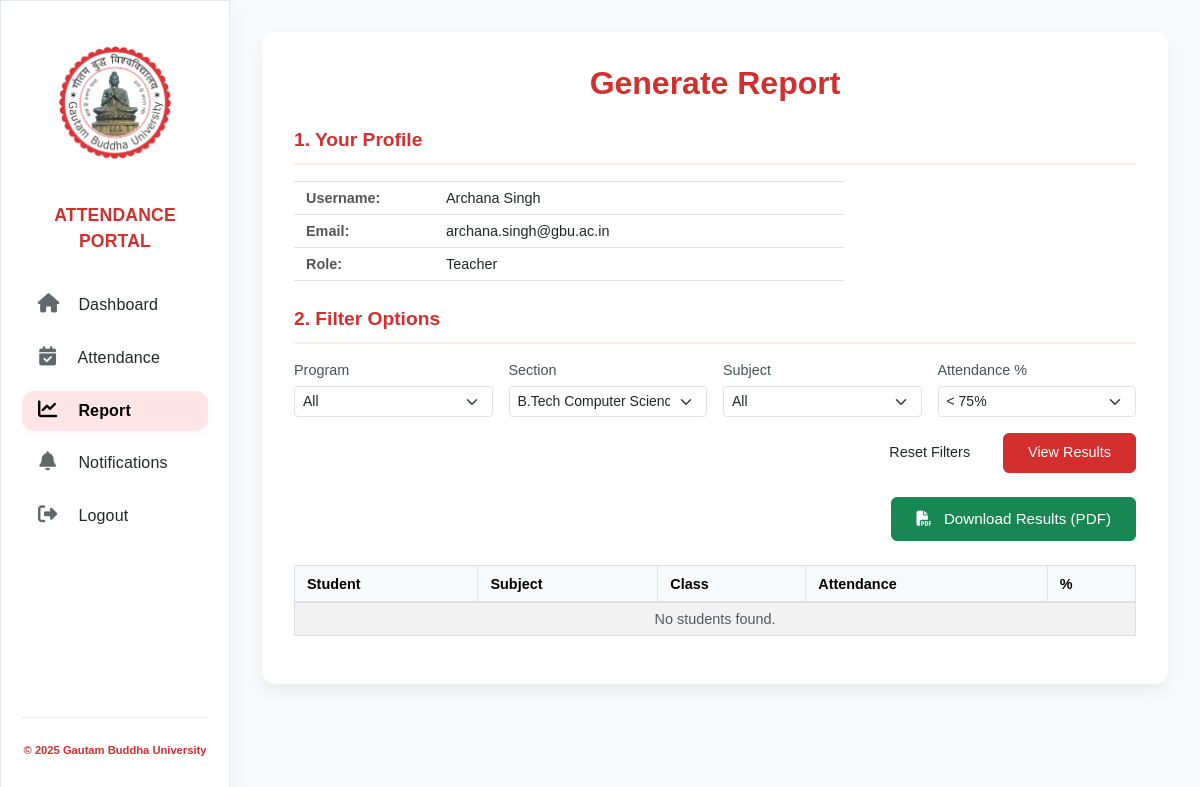
/modules/reports/generate.php?filter_sec=2 (signed in), run on the app's committed database.
### tables this page shows
CREATE TABLE `users` (
  `id` int(11) NOT NULL,
  `username` varchar(50) NOT NULL,
  `email` varchar(100) NOT NULL,
  `password` varchar(255) NOT NULL,
  `role` enum('student','teacher','admin','parent','hod') NOT NULL COMMENT 'admin=Dean, hod=HOD',
  `parent_id` int(11) DEFAULT NULL,
  `department_id` int(11) DEFAULT NULL COMMENT 'FK to departments.id (HODs/Teachers)',
  `program_id` int(11) DEFAULT NULL COMMENT 'FK to programs.id (Students)',
  `section_id` int(11) DEFAULT NULL COMMENT 'FK to sections.id (Students)',
  `created_at` timestamp NOT NULL DEFAULT current_timestamp()
);

### modules/reports/generate.php (the view, shortened to what this page needs)
<?php
$user_id = $_SESSION['user_id'];
require '../../config/db.php';
include '../sidebar.php';
$theme = $_SESSION['theme'] ?? 'light';
$page_title = "Generate Report";
$page_error = null;
$user_load_error = null;
$user = null;
try {
    $stmt_user = $pdo->prepare("SELECT id, username, email, role, department_id FROM users WHERE id = ?");
    $stmt_user->execute([$user_id]);
    $user = $stmt_user->fetch(PDO::FETCH_ASSOC);
} catch (Exception $e) {
    $page_error = "Error loading user: " . $e->getMessage();
    $user = null;
}
$f_dept = $_GET['filter_dept'] ?? '';
$f_prog = $_GET['filter_prog'] ?? '';
$f_sec = $_GET['filter_sec'] ?? '';
$f_subj = $_GET['filter_subj'] ?? '';
$f_percentage = $_GET['filter_percentage'] ?? 'below75';
$departments = $programs = $sections = $subjects = $students = $teachers = [];
if ($role === 'admin' || $role === 'hod' || $role === 'teacher') {
    $sections = $pdo->query("SELECT sec.id, sec.year, sec.section_name, p.name as program_name, p.id as program_id FROM sections sec JOIN programs p ON sec.program_id = p.id ORDER BY p.name, sec.year, sec.section_name")->fetchAll(PDO::FETCH_ASSOC);
}
$records = [];
if (!$page_error && !$user_load_error && $user) try {
    if ($role === 'admin') {
        $sql = "SELECT u.username as student_name, subj.name as subject_name, CONCAT(p.name,' Yr',sec.year,' Sec',sec.section_name) as class, COUNT(a.id) as total, SUM(a.status='present') as present
            FROM users u
            JOIN sections sec ON u.section_id = sec.id
            JOIN programs p ON sec.program_id = p.id
            JOIN attendance a ON a.student_id = u.id
            JOIN subjects subj ON a.subject_id = subj.id
            JOIN departments d ON p.department_id = d.id
            WHERE u.role = 'student'";
        $params = [];
        if ($f_dept) { $sql .= " AND d.id = ?"; $params[] = $f_dept; }
        if ($f_prog) { $sql .= " AND p.id = ?"; $params[] = $f_prog; }
        if ($f_sec) { $sql .= " AND sec.id = ?"; $params[] = $f_sec; }
        if ($f_subj) { $sql .= " AND subj.id = ?"; $params[] = $f_subj; }
        $sql .= " GROUP BY u.id, subj.id";
        if ($f_percentage == 'below75') $sql .= " HAVING total > 0 AND (present/total)*100 < 75";
        elseif ($f_percentage == 'above75') $sql .= " HAVING total > 0 AND (present/total)*100 >= 75";
        else $sql .= " HAVING total > 0";
        $sql .= " ORDER BY u.username, subj.name";
        $stmt = $pdo->prepare($sql); $stmt->execute($params); $records = $stmt->fetchAll(PDO::FETCH_ASSOC);
    } elseif ($role === 'teacher') {
        $stmt_assign = $pdo->prepare("SELECT subject_id, section_id FROM faculty_assignments WHERE teacher_user_id = ?");
        $stmt_assign->execute([$user_id]);
        $assignments = $stmt_assign->fetchAll(PDO::FETCH_ASSOC);
        $subject_section = [];
        foreach ($assignments as $a) $subject_section[] = "(a.subject_id = {$a['subject_id']} AND a.section_id = {$a['section_id']})";
        if (!$subject_section) { $records = []; }
        else {
            $where = implode(' OR ', $subject_section);
            $sql = "SELECT u.username as student_name, subj.name as subject_name, CONCAT(p.name,' Yr',sec.year,' Sec',sec.section_name) as class, COUNT(a.id) as total, SUM(a.status='present') as present
                FROM users u
                JOIN attendance a ON a.student_id = u.id
                JOIN subjects subj ON a.subject_id = subj.id
                JOIN sections sec ON a.section_id = sec.id
                JOIN programs p ON sec.program_id = p.id
                WHERE u.role = 'student' AND ($where)";
            if ($f_sec) $sql .= " AND sec.id = ".intval($f_sec);
            $sql .= " GROUP BY u.id, subj.id";
            if ($f_percentage == 'below75') $sql .= " HAVING total > 0 AND (present/total)*100 < 75";
            elseif ($f_percentage == 'above75') $sql .= " HAVING total > 0 AND (present/total)*100 >= 75";
            else $sql .= " HAVING total > 0";
            $sql .= " ORDER BY u.username, subj.name";
            $records = $pdo->query($sql)->fetchAll(PDO::FETCH_ASSOC);
        }
    }
} catch (Exception $e) { $page_error = "Error generating report: " . $e->getMessage(); $records = []; }
?>
<!DOCTYPE html>
<html lang="en">
<head>
    <link rel="stylesheet" href="https://cdn.jsdelivr.net/npm/bootstrap@5.3.0/dist/css/bootstrap.min.css">
</head>
<body data-theme="<?= htmlspecialchars($theme) ?>">
<div class="main-content">
    <div class="report-card">
        <h2 class="text-center mb-4" style="color:#d32f2f;font-weight:700;"><?= htmlspecialchars($page_title) ?></h2>
        <?php if ($page_error): ?>
            <div class="alert alert-danger">Critical Error: <?= $page_error ?></div>
        <?php elseif ($user_load_error): ?>
            <div class="alert alert-warning"><?= $user_load_error ?></div>
        <?php elseif (!$user): ?>
            <div class="alert alert-warning">User profile could not be loaded. Please ensure you are logged in correctly.</div>
        <?php else: ?>
            <div class="mb-4">
                <div class="section-title">1. Your Profile</div>
                <table class="table profile-table mb-0" style="max-width:550px;">
                    <tbody>
                        <tr><td>Username:</td><td><?= htmlspecialchars($user['username']) ?></td></tr>
                        <tr><td>Email:</td><td><?= htmlspecialchars($user['email']) ?></td></tr>
                        <tr><td>Role:</td><td><?= ucfirst(htmlspecialchars($user['role'])) ?></td></tr>
                    </tbody>
                </table>
            </div>
            <?php if ($role === 'admin' || $role === 'hod' || $role === 'teacher'): ?>
                <div class="mb-4">
                    <div class="section-title">2. Filter Options</div>
                    <form method="get" action="generate.php" class="row g-3 filter-form">
                        <div class="col-md-3">
                            <label for="filter_prog" class="form-label">Program</label>
                            <select class="form-select form-select-sm" id="filter_prog" name="filter_prog">
                                <option value="">All</option>
                            </select>
                        </div>
                        <div class="col-md-3">
                            <label for="filter_sec" class="form-label">Section</label>
                            <select class="form-select form-select-sm" id="filter_sec" name="filter_sec">
                                <?php foreach($sections as $sec): ?>
                                    <option value="<?= $sec['id'] ?>" <?= ($f_sec == $sec['id'])?'selected':'' ?>><?= htmlspecialchars($sec['program_name']) ?>-Yr<?= $sec['year'] ?>-Sec<?= htmlspecialchars($sec['section_name']) ?></option>
                                <?php endforeach; ?>
                            </select>
                        </div>
                        <div class="col-md-3">
                            <label for="filter_subj" class="form-label">Subject</label>
                            <select class="form-select form-select-sm" id="filter_subj" name="filter_subj">
                                <option value="">All</option>
                            </select>
                        </div>
                        <div class="col-md-3">
                            <label for="filter_percentage" class="form-label">Attendance %</label>
                            <select class="form-select form-select-sm" id="filter_percentage" name="filter_percentage">
                                <option value="below75" <?= ($f_percentage == 'below75')?'selected':'' ?>>< 75%</option>
                            </select>
                        </div>
                        <div class="col-12 mt-3 d-flex justify-content-end gap-2">
                            <a href="generate.php" class="btn btn-gbu-secondary action-btn px-4">Reset Filters</a>
                            <button type="submit" class="btn btn-gbu-red action-btn px-4">View Results</button>
                        </div>
                    </form>
                </div>
                <div class="download-section">
                    <a href="generate_pdf.php?<?= http_build_query(array_filter($_GET)) ?>" class="btn btn-download action-btn" target="_blank">
                        <i class="fas fa-file-pdf me-2"></i> Download Results (PDF)
                    </a>
                </div>
                <div class="table-responsive">
                    <table class="table table-bordered table-striped table-hover table-sm">
                        <thead class="table-light">
                            <tr>
                                <th>Student</th>
                                <th>Subject</th>
                                <th>Class</th>
                                <th>Attendance</th>
                                <th>%</th>
                            </tr>
                        </thead>
                        <tbody>
                            <?php if (empty($records)): ?>
                                <tr><td colspan="5" class="text-center text-muted">No students found.</td></tr>
                            <?php else: foreach($records as $row): ?>
                                <tr>
                                    <td><?= htmlspecialchars($row['student_name']) ?></td>
                                    <td><?= htmlspecialchars($row['subject_name']) ?></td>
                                    <td><?= htmlspecialchars($row['class']) ?></td>
                                    <td class="text-center"><?= htmlspecialchars($row['present']) ?>/<?= htmlspecialchars($row['total']) ?></td>
                                    <td class="text-center"><?= round(($row['present']/$row['total'])*100,2) ?>%</td>
                                </tr>
                            <?php endforeach; endif; ?>
                        </tbody>
                    </table>
                </div>
            <?php endif; ?>
        <?php endif; ?>
    </div>
</div>
</body>
</html>

### modules/sidebar.php (style rules this page uses)
body { font-family: 'Helvetica', Arial, sans-serif; }
.main-content { margin-left: 230px; padding: 2.5rem 3vw 2rem 3vw; }

### modules/reports/generate.php (style rules this page uses)
body { background-color: #f8f9fa; font-family: 'Helvetica', Arial, sans-serif; }
.main-content { margin-left: 230px; padding: 2rem; min-height: 100vh; }
.report-card { background: #fff; border-radius: 0.8rem; box-shadow: 0 0.5rem 1rem rgba(0,0,0,0.05); padding: 2rem; margin-bottom: 2rem; }
.section-title { font-size: 1.2rem; font-weight: 600; color: #d32f2f; margin-bottom: 1rem; padding-bottom: 0.5rem; border-bottom: 2px solid #ffeaea; }
.profile-table td { padding: 0.5rem 0.8rem; vertical-align: middle; font-size: 0.95rem; border-top: none; }
.profile-table tr:first-child td { border-top: 1px solid #dee2e6; }
.profile-table td:first-child { font-weight: 600; width: 140px; color: #555; }
.filter-form label { font-weight: 500; font-size: 0.9rem; margin-bottom: 0.3rem; color: #495057; }
.filter-form .form-select-sm, .filter-form .form-control-sm { font-size: 0.875rem; }
.action-btn { font-weight: 500; padding: 0.5rem 1.25rem; font-size: 0.9rem; }
.btn-gbu-red { background-color: #d32f2f; border-color: #d32f2f; color: #fff; }
.btn-download { background-color: #198754; border-color: #198754; color: #fff; padding: 0.6rem 1.5rem; font-size: 0.95rem; }
.download-section { text-align: right; margin-bottom: 1.5rem; margin-top: 0.5rem; }
.table-responsive { margin-top: 1rem; }
.table thead { background-color: #e9ecef; color: #495057; }
.table th { font-weight: 600; border-bottom-width: 2px; white-space: nowrap; font-size: 0.9rem; padding: 0.6rem 0.75rem; }
.table td { vertical-align: middle; font-size: 0.9rem; padding: 0.5rem 0.75rem; }

### data on the page
users: username "Archana Singh", email "archana.singh@gbu.ac.in", role "Teacher"

### other printed values
$page_title "Generate Report"
form field filter_sec "B.Tech Computer Science & Engineering-Yr1-SecA"
